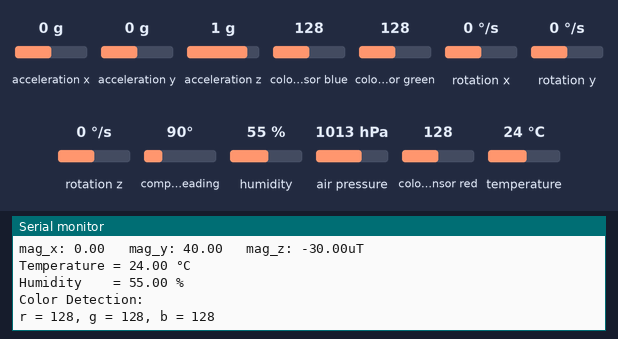
This sketch was run on a simulated Arduino Nano 33 BLE. Shown: the last lines printed to the serial monitor. The test bench sets the inputs (shaded band); at power-on: acceleration x 0 g, acceleration y 0 g, acceleration z 1 g, colour sensor blue 128, colour sensor green 128, rotation x 0 °/s, rotation y 0 °/s, rotation z 0 °/s, compass heading 90°, humidity 55 %, air pressure 1013 hPa, colour sensor red 128, temperature 24 °C.

Above: at 2.8 s.
2.9 s: acceleration x set to -1.4 g
4.4 s: acceleration y set to -1.4 g
5.9 s: acceleration z set to -1.4 g
7.4 s: colour sensor blue set to 5
At 8.7 s:
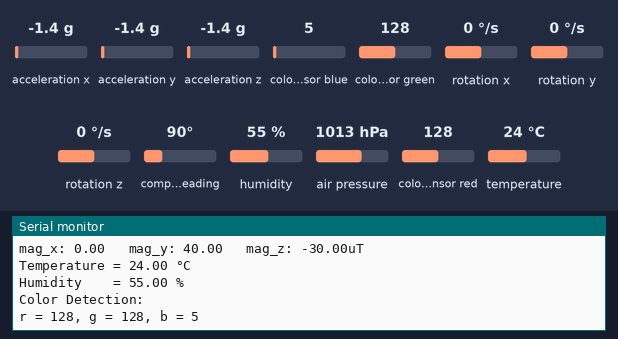
8.9 s: colour sensor green set to 5
At 9.9 s:
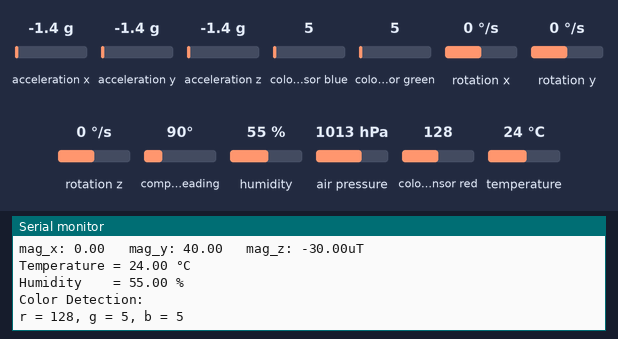
Timing chart, 0 to 11.4 s (numbered marks = the images above; inputs shaded):
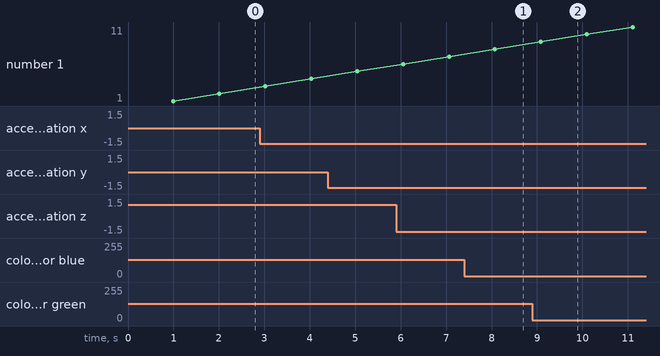

Measured:
- after the input at 7.4 s, the serial monitor: prints a new line after 0.69 s (image 1)
- after the input at 8.9 s, the serial monitor: prints a new line after 0.20 s (image 2)

The sketch:

hps_auto_pilot_Serial_Port.ino
```cpp
#include <Arduino_LSM9DS1.h>  //IMU
#include <Arduino_LPS22HB.h>  //Pressure Sensor
#include <Arduino_HTS221.h>   //Humidity & Temperature Sensor
#include <Arduino_APDS9960.h> //Gesture, Light, Proximity Sensors

#include <stdio.h>
unsigned long timer;
int delay_freq = 1000; //change frequencies of output

void setup() {
  // put your setup code here, to run once:
  //initialization
  Serial.println(1);
  Serial.begin(9600);
  if (!IMU.begin()) {
    Serial.println("Failed to initialize IMU!");
    while (1);
  }
  if (!BARO.begin()) {
    Serial.println("Failed to initialize pressure sensor!");
    while (1);
  }

  if (!HTS.begin()) {
    Serial.println("Failed to initialize humidity temperature sensor!");
    while (1);
  }

  if (!APDS.begin()) {
    Serial.println("Error initializing APDS9960 sensor.");
  }
}

void loop() {

  // put your main code here, to run repeatedly:

  //time stamp
  delay(delay_freq);
  timer = millis();
  Serial.print("Time: ");
  Serial.print(timer / 60000);
  Serial.print(":");
  Serial.println((timer % 60000) / 1000);

  //pressure sensor
  float pressure = BARO.readPressure();
  Serial.print("Pressure = ");
  Serial.print(pressure);
  Serial.println(" kPa");

  //IMU
  float x, y, z;
  if (IMU.accelerationAvailable()) {
    IMU.readAcceleration(x, y, z);
    //x is the long side angle , y is the short side angle, z is surface angle
    Serial.print(F("x: "));
    Serial.print(int(x * 100) / 100.0);
    Serial.print(" \t");
    Serial.print(F("y: "));
    Serial.print(int(y * 100) / 100.0);
    Serial.print(" \t");
    Serial.print(F("z: "));
    Serial.println(int(z * 100) / 100.0);
  }

  float yaw, pitch, roll;

  if (IMU.gyroscopeAvailable()) {
    IMU.readGyroscope(roll, pitch, yaw);

    Serial.print(F("roll: "));
    Serial.print(roll);
    Serial.print(" \t");
    Serial.print(F("pitch: "));
    Serial.print(pitch);
    Serial.print(" \t");
    Serial.print(F("yaw: "));
    Serial.println(yaw);
  }

  float mag_x, mag_y, mag_z;

  if (IMU.magneticFieldAvailable()) {

    IMU.readMagneticField(mag_x, mag_y, mag_z);
    Serial.print(F("mag_x: ")); \
    Serial.print(mag_x);
    Serial.print(" \t");
    Serial.print(F("mag_y: "));
    Serial.print(mag_y);
    Serial.print(" \t");
    Serial.print(F("mag_z: "));
    Serial.print(mag_z);
    Serial.println("uT");
  }

  //temperature
  float temperature = HTS.readTemperature();
  Serial.print("Temperature = ");
  Serial.print(temperature);
  Serial.println(" °C");

  //humidity
  float humidity    = HTS.readHumidity();
  Serial.print("Humidity    = ");
  Serial.print(humidity);
  Serial.println(" %");

  // color sensor
  while (! APDS.colorAvailable()) {
    delay(5);
  }
  int r, g, b;

  // read the color
  APDS.readColor(r, g, b);
  // print the values
  Serial.println("Color Detection:");
  Serial.print("r = ");
  Serial.print(r);
  Serial.print(", g = ");
  Serial.print(g);
  Serial.print(", b = ");
  Serial.print(b);
  Serial.println();
//
//  if (APDS.gestureAvailable()) {
//    // a gesture was detected, read and print to serial monitor
//    int gesture = APDS.readGesture();
//
//    Serial.print("Proximity Detection: ");
//    switch (gesture) {
//      case GESTURE_UP:
//        Serial.println("Detected UP gesture");
//        break;
//
//      case GESTURE_DOWN:
//        Serial.println("Detected DOWN gesture");
//        break;
//
//      case GESTURE_LEFT:
//        Serial.println("Detected LEFT gesture");
//        break;
//
//      case GESTURE_RIGHT:
//        Serial.println("Detected RIGHT gesture");
//        break;
//
//      default:
//        // ignore
//        break;
//    }
//  }
  Serial.println();

}
```
